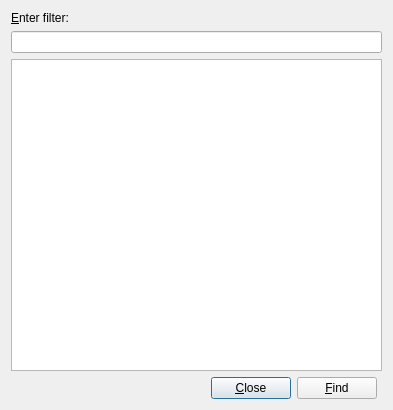
<?xml version="1.0" encoding="UTF-8"?>
<ui version="4.0">
  <class>TrackViewFindDlg</class>
  <widget class="QDialog" name="TrackViewFindDlg">
    <property name="geometry">
      <rect>
        <x>0</x>
        <y>0</y>
        <width>312</width>
        <height>410</height>
      </rect>
    </property>
    <layout class="QVBoxLayout" name="verticalLayout">
      <item>
        <widget class="QLabel" name="STATIC">
          <property name="geometry">
            <rect>
              <x>10</x>
              <y>11</y>
              <width>57</width>
              <height>13</height>
            </rect>
          </property>
          <property name="text">
            <string>&amp;Enter filter:</string>
          </property>
          <property name="alignment">
            <set>Qt::AlignTop|Qt::AlignLeft</set>
          </property>
          <property name="buddy">
            <cstring>FILTER</cstring>
          </property>
        </widget>
      </item>
      <item>
        <widget class="QLineEdit" name="FILTER">
          <property name="geometry">
            <rect>
              <x>10</x>
              <y>28</y>
              <width>291</width>
              <height>19</height>
            </rect>
          </property>
          <property name="alignment">
            <set>Qt::AlignLeft|Qt::AlignVCenter</set>
          </property>
          <property name="toolTip">
            <string>Enter text to filter track view nodes</string>
          </property>
        </widget>
      </item>
      <item>
        <widget class="QListWidget" name="LIST">
          <property name="geometry">
            <rect>
              <x>10</x>
              <y>57</y>
              <width>291</width>
              <height>305</height>
            </rect>
          </property>
        </widget>
      </item>
      <item>
        <layout class="QHBoxLayout" name="horizontalLayout">
          <property name="leftMargin">
            <number>200</number>
          </property>
          <property name="rightMargin">
            <number>5</number>
          </property>
          <item>
            <widget class="QPushButton" name="CANCEL">
              <property name="geometry">
                <rect>
                  <x>139</x>
                  <y>376</y>
                  <width>75</width>
                  <height>23</height>
                </rect>
              </property>
              <property name="text">
                <string>&amp;Close</string>
              </property>
              <property name="toolTip">
                <string>Close this dialog</string>
              </property>
            </widget>
         </item>
        <item>
          <widget class="QPushButton" name="OK">
            <property name="geometry">
              <rect>
                <x>226</x>
                <y>376</y>
                <width>75</width>
                <height>23</height>
              </rect>
            </property>
            <property name="text">
              <string>&amp;Find</string>
            </property>
            <property name="toolTip">
              <string>Jump to the selected node in Track View</string>
            </property>
          </widget>
         </item>
      </layout>
    </item>
  </layout>
  </widget>
</ui>
